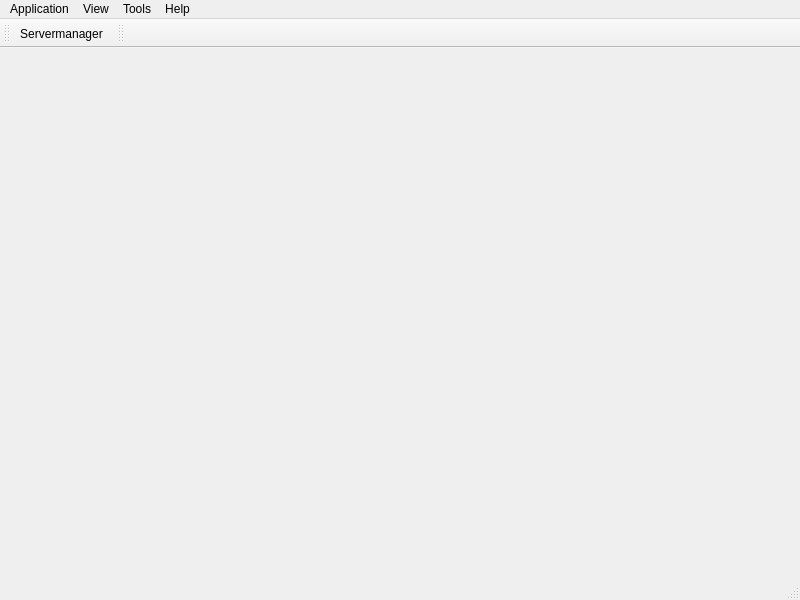
<?xml version="1.0" encoding="UTF-8"?>
<ui version="4.0">
 <class>OpenRcon</class>
 <widget class="QMainWindow" name="OpenRcon">
  <property name="geometry">
   <rect>
    <x>0</x>
    <y>0</y>
    <width>800</width>
    <height>600</height>
   </rect>
  </property>
  <property name="sizePolicy">
   <sizepolicy hsizetype="Expanding" vsizetype="Expanding">
    <horstretch>0</horstretch>
    <verstretch>0</verstretch>
   </sizepolicy>
  </property>
  <property name="minimumSize">
   <size>
    <width>600</width>
    <height>400</height>
   </size>
  </property>
  <property name="maximumSize">
   <size>
    <width>16777215</width>
    <height>16777215</height>
   </size>
  </property>
  <property name="acceptDrops">
   <bool>false</bool>
  </property>
  <property name="statusTip">
   <string/>
  </property>
  <property name="styleSheet">
   <string notr="true"/>
  </property>
  <widget class="QWidget" name="centralWidget">
   <property name="styleSheet">
    <string notr="true"/>
   </property>
   <layout class="QGridLayout" name="gridLayout">
    <property name="margin">
     <number>0</number>
    </property>
    <property name="spacing">
     <number>0</number>
    </property>
    <item row="0" column="0">
     <widget class="QTabWidget" name="tabWidget">
      <property name="tabPosition">
       <enum>QTabWidget::North</enum>
      </property>
      <property name="tabShape">
       <enum>QTabWidget::Rounded</enum>
      </property>
      <property name="currentIndex">
       <number>-1</number>
      </property>
      <property name="usesScrollButtons">
       <bool>true</bool>
      </property>
      <property name="documentMode">
       <bool>true</bool>
      </property>
      <property name="tabsClosable">
       <bool>true</bool>
      </property>
      <property name="movable">
       <bool>true</bool>
      </property>
     </widget>
    </item>
   </layout>
  </widget>
  <widget class="QMenuBar" name="menuBar">
   <property name="geometry">
    <rect>
     <x>0</x>
     <y>0</y>
     <width>800</width>
     <height>21</height>
    </rect>
   </property>
   <widget class="QMenu" name="menuTools">
    <property name="title">
     <string>Tools</string>
    </property>
    <addaction name="actionSettings"/>
   </widget>
   <widget class="QMenu" name="menuHelp">
    <property name="title">
     <string>Help</string>
    </property>
    <addaction name="actionReport_bug"/>
    <addaction name="actionDocumentation"/>
    <addaction name="separator"/>
    <addaction name="actionAbout"/>
    <addaction name="actionAbout_Qt"/>
   </widget>
   <widget class="QMenu" name="menuView">
    <property name="title">
     <string>View</string>
    </property>
    <widget class="QMenu" name="menuToolbars">
     <property name="title">
      <string>Toolbars</string>
     </property>
     <addaction name="actionConnection"/>
     <addaction name="actionQuickconnect"/>
    </widget>
    <addaction name="actionHome"/>
    <addaction name="menuToolbars"/>
   </widget>
   <widget class="QMenu" name="menuApplication">
    <property name="title">
     <string>Application</string>
    </property>
    <addaction name="actionServermanager"/>
    <addaction name="actionPluginmanager"/>
    <addaction name="actionDisconnect"/>
    <addaction name="separator"/>
    <addaction name="actionExit"/>
   </widget>
   <addaction name="menuApplication"/>
   <addaction name="menuView"/>
   <addaction name="menuTools"/>
   <addaction name="menuHelp"/>
  </widget>
  <widget class="QToolBar" name="toolBar_sm">
   <property name="windowTitle">
    <string>Servermanager</string>
   </property>
   <attribute name="toolBarArea">
    <enum>TopToolBarArea</enum>
   </attribute>
   <attribute name="toolBarBreak">
    <bool>false</bool>
   </attribute>
   <addaction name="actionServermanager"/>
  </widget>
  <widget class="QToolBar" name="toolBar_qc">
   <property name="maximumSize">
    <size>
     <width>16777215</width>
     <height>16777215</height>
    </size>
   </property>
   <property name="windowTitle">
    <string>Quickconnect</string>
   </property>
   <attribute name="toolBarArea">
    <enum>TopToolBarArea</enum>
   </attribute>
   <attribute name="toolBarBreak">
    <bool>false</bool>
   </attribute>
  </widget>
  <widget class="QStatusBar" name="statusBar"/>
  <action name="actionConnection">
   <property name="checkable">
    <bool>true</bool>
   </property>
   <property name="checked">
    <bool>true</bool>
   </property>
   <property name="text">
    <string>Connection</string>
   </property>
  </action>
  <action name="actionQuickconnect">
   <property name="checkable">
    <bool>true</bool>
   </property>
   <property name="checked">
    <bool>true</bool>
   </property>
   <property name="text">
    <string>Quickconnect</string>
   </property>
  </action>
  <action name="actionHome">
   <property name="icon">
    <iconset resource="data/graphics/graphics.qrc">
     <normaloff>:/data/graphics/icons/go-home.png</normaloff>:/data/graphics/icons/go-home.png</iconset>
   </property>
   <property name="text">
    <string>Home</string>
   </property>
   <property name="shortcut">
    <string>Ctrl+Home</string>
   </property>
  </action>
  <action name="actionSettings">
   <property name="icon">
    <iconset resource="data/graphics/graphics.qrc">
     <normaloff>:/data/graphics/icons/preferences-system.png</normaloff>:/data/graphics/icons/preferences-system.png</iconset>
   </property>
   <property name="text">
    <string>Settings</string>
   </property>
   <property name="toolTip">
    <string>Settings</string>
   </property>
  </action>
  <action name="actionDocumentation">
   <property name="icon">
    <iconset resource="data/graphics/graphics.qrc">
     <normaloff>:/data/graphics/icons/documentation.png</normaloff>:/data/graphics/icons/documentation.png</iconset>
   </property>
   <property name="text">
    <string>Documentation</string>
   </property>
  </action>
  <action name="actionReport_bug">
   <property name="icon">
    <iconset resource="data/graphics/graphics.qrc">
     <normaloff>:/data/graphics/icons/tools-report-bug.png</normaloff>:/data/graphics/icons/tools-report-bug.png</iconset>
   </property>
   <property name="text">
    <string>Report bug</string>
   </property>
  </action>
  <action name="actionExit">
   <property name="icon">
    <iconset resource="data/graphics/graphics.qrc">
     <normaloff>:/data/graphics/icons/application-exit.png</normaloff>:/data/graphics/icons/application-exit.png</iconset>
   </property>
   <property name="text">
    <string>Exit</string>
   </property>
   <property name="toolTip">
    <string>Exit</string>
   </property>
   <property name="statusTip">
    <string/>
   </property>
   <property name="shortcut">
    <string>Ctrl+Q</string>
   </property>
  </action>
  <action name="actionServermanager">
   <property name="icon">
    <iconset resource="data/graphics/graphics.qrc">
     <normaloff>:/data/graphics/icons/network-server.png</normaloff>:/data/graphics/icons/network-server.png</iconset>
   </property>
   <property name="text">
    <string>Servermanager</string>
   </property>
   <property name="shortcut">
    <string>Ctrl+S</string>
   </property>
  </action>
  <action name="actionDisconnect">
   <property name="text">
    <string>Disconnect</string>
   </property>
   <property name="shortcut">
    <string>Ctrl+D</string>
   </property>
  </action>
  <action name="actionAbout_Qt">
   <property name="text">
    <string>About Qt</string>
   </property>
  </action>
  <action name="actionAbout">
   <property name="text">
    <string>About</string>
   </property>
   <property name="iconText">
    <string>About</string>
   </property>
   <property name="toolTip">
    <string>About</string>
   </property>
   <property name="statusTip">
    <string/>
   </property>
   <property name="shortcutContext">
    <enum>Qt::WidgetShortcut</enum>
   </property>
   <property name="softKeyRole">
    <enum>QAction::NoSoftKey</enum>
   </property>
  </action>
  <action name="actionPluginmanager">
   <property name="text">
    <string>Pluginmanager</string>
   </property>
  </action>
 </widget>
 <layoutdefault spacing="6" margin="11"/>
 <tabstops>
  <tabstop>tabWidget</tabstop>
 </tabstops>
 <resources>
  <include location="data/graphics/graphics.qrc"/>
 </resources>
 <connections/>
</ui>
